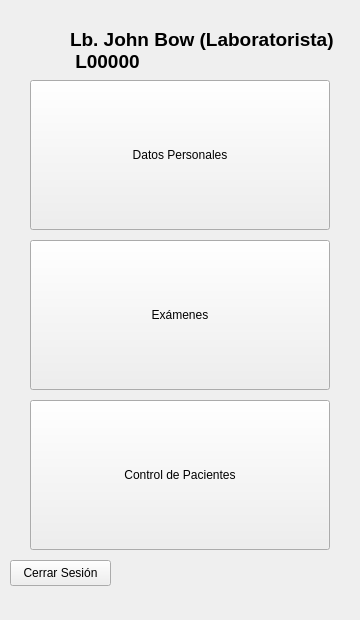
<?xml version="1.0" encoding="UTF-8"?>
<ui version="4.0">
 <class>mainMenuLaboratory</class>
 <widget class="QWidget" name="mainMenuLaboratory">
  <property name="geometry">
   <rect>
    <x>0</x>
    <y>0</y>
    <width>360</width>
    <height>620</height>
   </rect>
  </property>
  <property name="minimumSize">
   <size>
    <width>360</width>
    <height>620</height>
   </size>
  </property>
  <property name="maximumSize">
   <size>
    <width>900</width>
    <height>1600</height>
   </size>
  </property>
  <property name="windowTitle">
   <string>Form</string>
  </property>
  <property name="autoFillBackground">
   <bool>true</bool>
  </property>
  <widget class="QLabel" name="logo">
   <property name="geometry">
    <rect>
     <x>0</x>
     <y>20</y>
     <width>61</width>
     <height>51</height>
    </rect>
   </property>
   <property name="text">
    <string/>
   </property>
   <property name="pixmap">
    <pixmap>../../resources/logo.svg</pixmap>
   </property>
   <property name="scaledContents">
    <bool>true</bool>
   </property>
  </widget>
  <widget class="QPushButton" name="logoutButton">
   <property name="geometry">
    <rect>
     <x>10</x>
     <y>560</y>
     <width>101</width>
     <height>26</height>
    </rect>
   </property>
   <property name="text">
    <string>Cerrar Sesión</string>
   </property>
  </widget>
  <widget class="QLabel" name="label">
   <property name="geometry">
    <rect>
     <x>70</x>
     <y>30</y>
     <width>411</width>
     <height>41</height>
    </rect>
   </property>
   <property name="font">
    <font>
     <pointsize>14</pointsize>
     <bold>true</bold>
    </font>
   </property>
   <property name="text">
    <string>Lb. John Bow (Laboratorista)
 L00000</string>
   </property>
  </widget>
  <widget class="QPushButton" name="appointmentsButton">
   <property name="geometry">
    <rect>
     <x>30</x>
     <y>240</y>
     <width>300</width>
     <height>150</height>
    </rect>
   </property>
   <property name="text">
    <string>Exámenes</string>
   </property>
  </widget>
  <widget class="QPushButton" name="personalDataButton">
   <property name="geometry">
    <rect>
     <x>30</x>
     <y>80</y>
     <width>300</width>
     <height>150</height>
    </rect>
   </property>
   <property name="text">
    <string>Datos Personales</string>
   </property>
  </widget>
  <widget class="QPushButton" name="pharmacyButton">
   <property name="geometry">
    <rect>
     <x>30</x>
     <y>400</y>
     <width>300</width>
     <height>150</height>
    </rect>
   </property>
   <property name="text">
    <string>Control de Pacientes</string>
   </property>
  </widget>
 </widget>
 <resources/>
 <connections/>
</ui>
